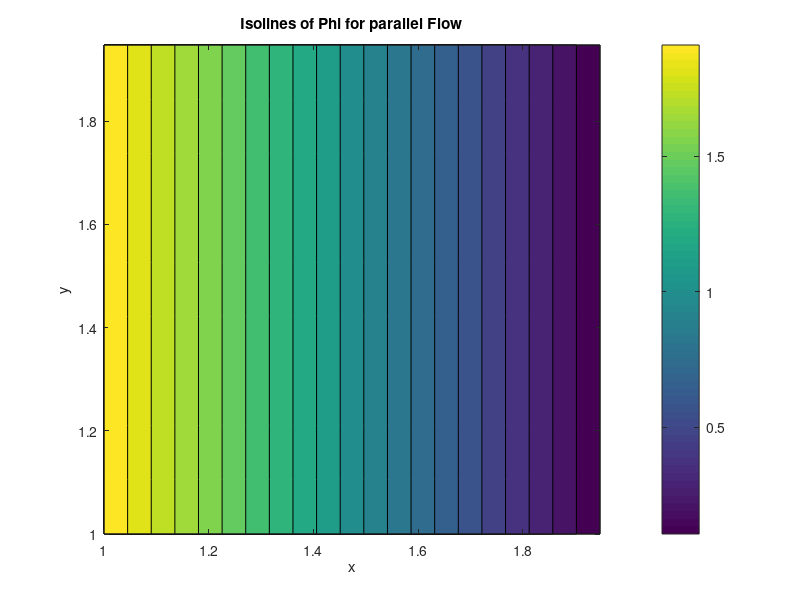
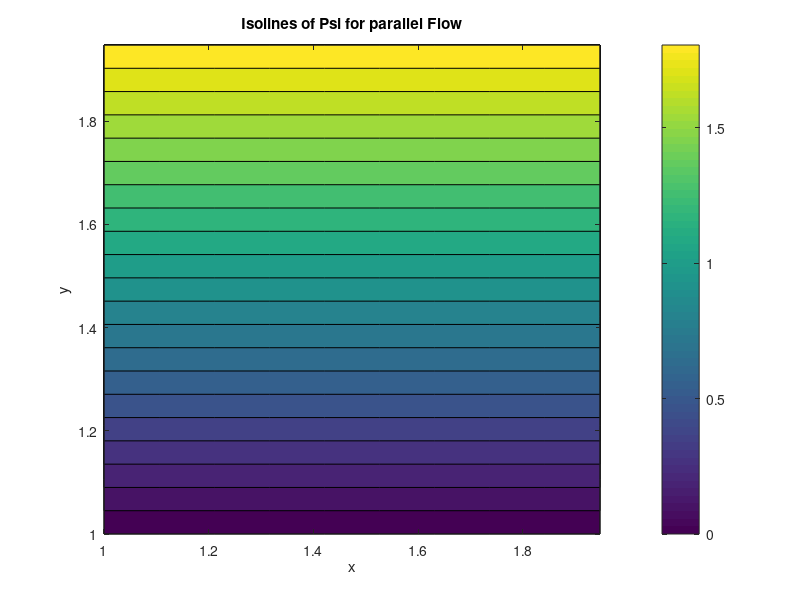
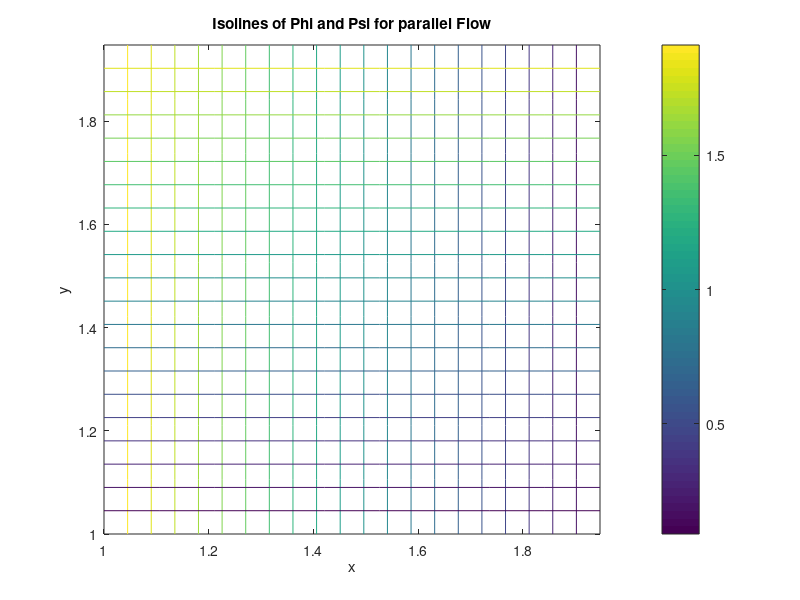
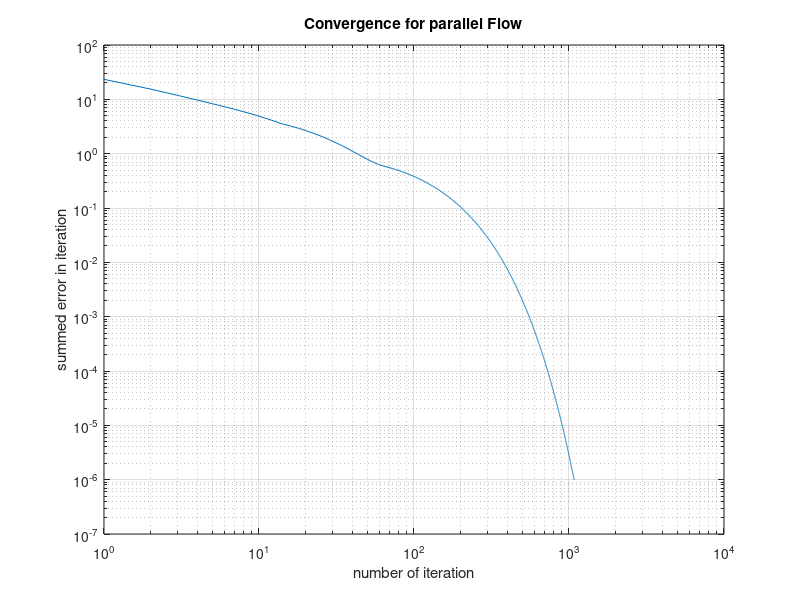

The MATLAB source for these figures, in order:
function  visualize

close all
clear all
clc

E = load('../output/errorLog.dat');
E= E(E~=0);
figure(222)
loglog(E);
grid on
xlabel('number of iteration');
ylabel('summed error in iteration');
title('Convergence for parallel Flow');


hold off

PHI=load('../output/phi.dat');
PSI=load('../output/psi.dat');

U=load('../output/u.dat');
V=load('../output/v.dat');
X=load('../output/grid.x.dat');
Y=load('../output/grid.y.dat');

numberOfPoints = 10;
Sz = ceil(length(PHI)/numberOfPoints);
Su = ceil(length(U)/numberOfPoints);
Sv = ceil(length(V)/numberOfPoints);
Sx = ceil(length(X)/numberOfPoints);
Sy = ceil(length(Y)/numberOfPoints);
[ZX,ZY] = size(PHI);
[XX,XY] = size(X);
[YX,YY] = size(Y);
[UX,UY] = size(U);
[VX,VY] = size(V);


PHI = PHI(1:Sz:ZX,1:Sz:ZY);
PSI = PSI(1:Sz:ZX,1:Sz:ZY);

X = X(1:Sx:XX,1:Sx:XY);
Y = Y(1:Sy:YX,1:Sy:YY);
U = U(1:Su:UX,1:Su:UY);
V = V(1:Sv:VX,1:Sv:VY);


% X = linspace(1,2,20);
% Y = X;
% [X,Y] = meshgrid(X,Y);
% Z = 1*atan(X./Y);
% figure(33)
% contourf(X,Y,Z);
% Z(1,:)'-PHI(:,1)
% % Z(1,:)'
% % PHI(1,:)'
% % disp('###')
% % 
% % Z(:,1)
% % PHI(:,1)


 
figure(1)
contourf(X,Y,PHI,20)
title('Isolines of Phi for parallel Flow');
colorbar
xlabel('x');
ylabel('y');
zlabel('z');
figure(2)
contourf(X,Y,PSI,20)
title('Isolines of Psi for parallel Flow');
colorbar
xlabel('x');
ylabel('y');
zlabel('z');


figure(3)
contour(X,Y,PHI,20);
hold on
contour(X,Y,PSI,20);
title('Isolines of Phi and Psi for parallel Flow');
colorbar
xlabel('x');
ylabel('y');
